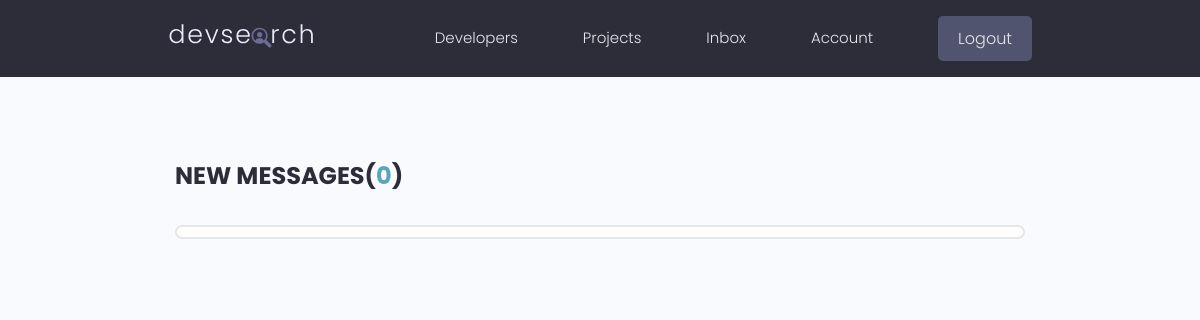
The app's page /inbox/ (signed in), older data.
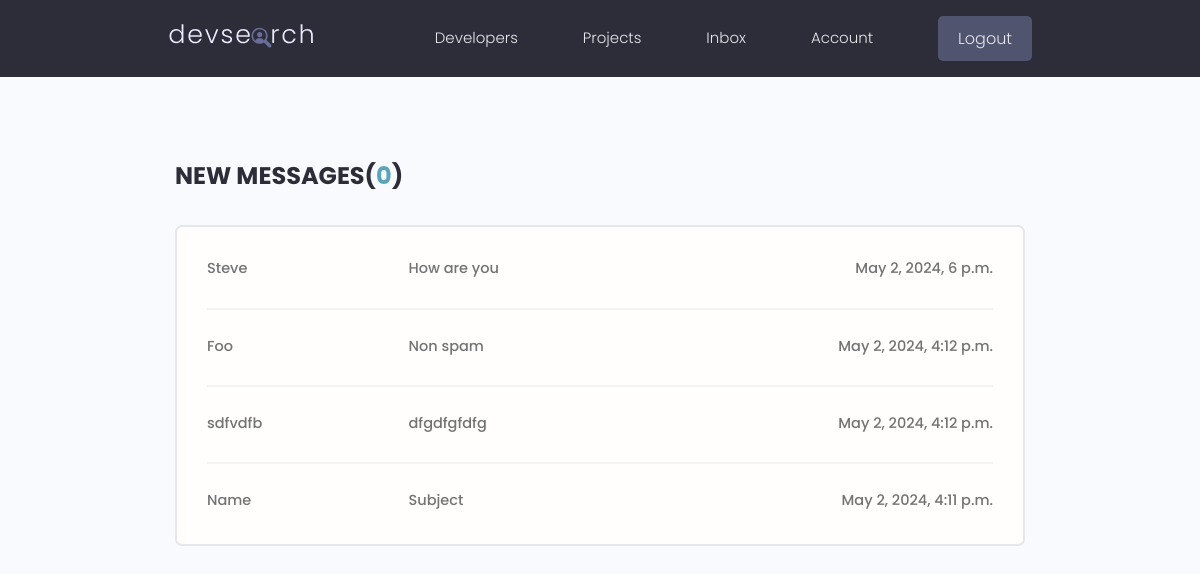
The same page, newer data.
### users/models.py (models this page shows, shortened)
class Message(models.Model):
    sender = models.ForeignKey(Profile, on_delete=models.SET_NULL, null=True, blank=True)
    recipient = models.ForeignKey(Profile, on_delete=models.SET_NULL, null=True, blank=True, related_name="messages")
    name = models.CharField(max_length=200, null=True, blank=True)
    email = models.EmailField(max_length=200, null=True, blank=True)
    subject = models.CharField(max_length=200, null=True, blank=True)
    body = models.TextField()
    is_read = models.BooleanField(default=False, null=True)
    created = models.DateTimeField(auto_now_add=True)
    id = models.UUIDField(default=uuid.uuid4, unique=True, primary_key=True, editable=False)
    class Meta:
        ordering = ['is_read', '-created']

### users/views.py (the view)
# urls.py: path('inbox/', views.inbox, name="inbox"),
@login_required(login_url='login')
def inbox (request):
    profile = request.user.profile
    messageRequest = profile.messages.all()
    unreadCount = messageRequest.filter(is_read=False).count()
    context = {'messageRequest': messageRequest, 'unreadCount': unreadCount}
    return render(request, 'users/inbox.html', context)

### users/templates/users/inbox.html
{% extends 'main.html' %}
{% block content %}
<main class="inbox my-xl">
  <div class="content-box">
    <h3 class="inbox__title">New Messages(<span>{{unreadCount}}</span>)</h3>
    <ul class="messages">
      {% for message in messageRequest %}
        {% if message.is_read == False %}
        <li class="message message--unread">
        {% else %}
        <li class="message">
        {% endif %}
          <a href="{% url 'message' message.id %}">
            <span class="message__author">{{message.name}}</span>
            <span class="message__subject">{{message.subject}}</span>
            <span class="message__date">{{message.created}}</span>
          </a>
        </li>
      {% endfor %}
    </ul>
  </div>
</main>
{% endblock content %}

Row changes from the older to the newer data that the page shows:
added Message: name "Steve", subject "How are you", created "May 2, 2024, 6 p.m."
added Message: name "Foo", subject "Non spam", created "May 2, 2024, 4:12 p.m."
added Message: name "sdfvdfb", subject "dfgdfgfdfg", created "May 2, 2024, 4:12 p.m."
added Message: name "Name", subject "Subject", created "May 2, 2024, 4:11 p.m."
